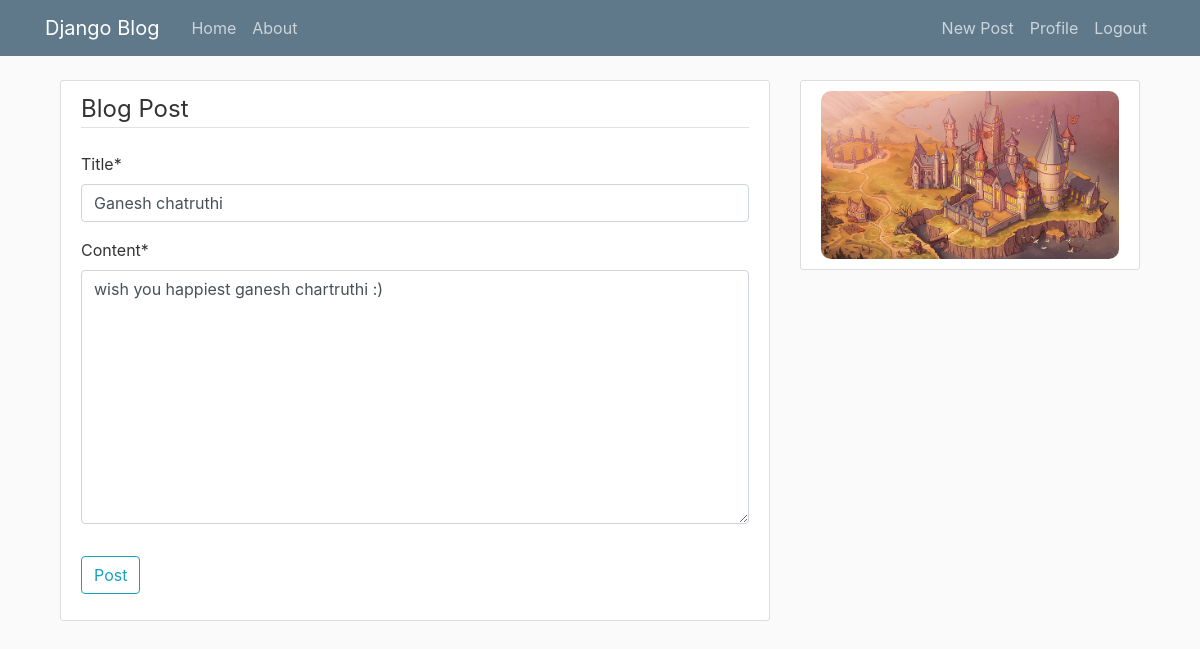
The page /post/47/update/ (signed in) on the database its author committed.
### blog/models.py (models this page shows, shortened)
class Post(models.Model):
    title = models.CharField(max_length=100)
    content = models.TextField()
    date_posted = models.DateTimeField(default=timezone.now)
    author = models.ForeignKey(User,on_delete=models.CASCADE)

### blog/views.py (the view, shortened to what this page needs)
class PostUpdateView(LoginRequiredMixin,UserPassesTestMixin,UpdateView):
    model = Post
    fields = ['title','content']
    def test_func(self):
        post = self.get_object()
        if self.request.user ==  post.author:
            return True
        return False

### blog/templates/blog/post_form.html (shortened to what this page needs)
{% extends "blog/base.html" %}
{% load crispy_forms_tags %}
 {% block content %}
    <div class="content-section">
         <form method="POST">
               <fieldset class="form-group">
                  <legend class="border-bottom mb-4">Blog Post</legend>
                  {{ form|crispy }}
               </fieldset>
               <div class="form-group">
                       <button class="btn btn-outline-info" type="submit">Post</button>
               </div>
         </form>
    </div>
 {% endblock content %}

### blog/static/blog/main.css (style rules this page uses)
body { background: #fafafa; color: #333333; margin-top: 5rem; }
.content-section { background: #ffffff; padding: 10px 20px; border: 1px solid #dddddd; border-radius: 3px; margin-bottom: 20px; }

### rows shown on the page
Post: title "Ganesh chatruthi", content "wish you happiest ganesh chartruthi :)"
